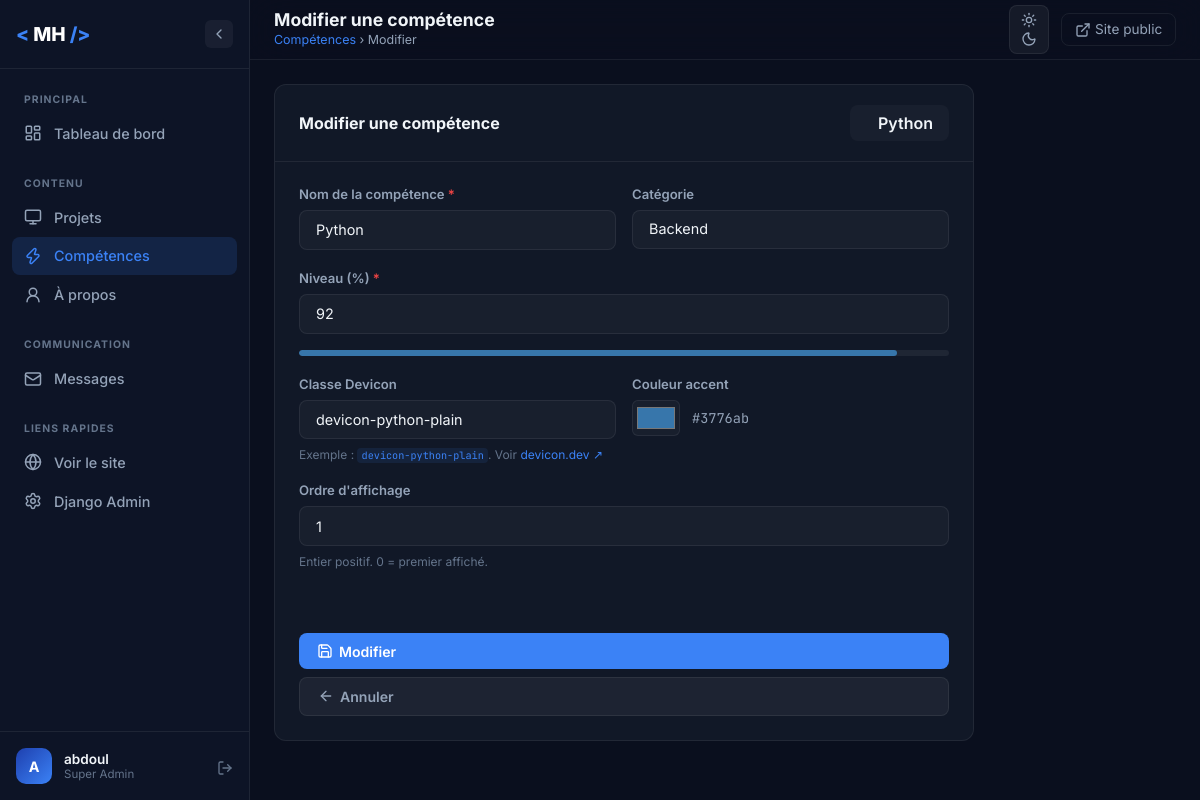
The app's page /dashboard/competences/1/modifier/ (signed in) with its own data.
### portfolio/models.py (models this page shows, shortened)
class Skill(models.Model):
    CATEGORY_CHOICES = [
        ('backend', 'Backend'),
        ('frontend', 'Frontend'),
        ('database', 'Base de données'),
        ('devops', 'DevOps'),
        ('mobile', 'Mobile'),
        ('other', 'Autre'),
    ]
    name = models.CharField(_('Nom'), max_length=50)
    category = models.CharField(
        _('Catégorie'), max_length=20,
        choices=CATEGORY_CHOICES, default='backend'
    )
    proficiency = models.IntegerField(
        _('Niveau (%)'),
        help_text='Valeur entre 0 et 100'
    )
    icon = models.CharField(
        _('Icône (classe CSS/SVG name)'),
        max_length=100,
        blank=True,
        help_text='Ex: devicon-django-plain, devicon-python-plain'
    )
    color = models.CharField(
        _('Couleur accent'),
        max_length=7,
        default='#3b82f6',
        help_text='Code HEX, ex: #3b82f6'
    )
    order = models.PositiveIntegerField(_('Ordre d\'affichage'), default=0)
    class Meta:
        ordering = ['order', 'name']
        verbose_name = _('Compétence')
        verbose_name_plural = _('Compétences')

### dashboard/views.py (the view)
# urls.py: path('competences/<int:pk>/modifier/', views.skill_edit, name='skill_edit'),
@login_required(login_url='dashboard:login')
@user_passes_test(is_staff, login_url='dashboard:login')
def skill_edit(request, pk):
    skill = get_object_or_404(Skill, pk=pk)
    form = DashboardSkillForm(request.POST or None, instance=skill)
    if request.method == 'POST' and form.is_valid():
        form.save()
        messages.success(request, f'✅ Compétence «{skill.name}» mise à jour !')
        return redirect('dashboard:skill_list')
    return render(request, 'dashboard/skills/form.html', {
        'form': form, 'skill': skill, 'action': 'Modifier'
    })

### dashboard/views.py (called while the page is built)
def is_staff(user):
    return user.is_staff or user.is_superuser

### templates/dashboard/skills/form.html (shortened to what this page needs)
{% extends 'dashboard/base.html' %}
{% block nav_skills %}active{% endblock %}
{% block page_title %}{{ action }} une compétence{% endblock %}
{% block breadcrumb %}<a href="{% url 'dashboard:skill_list' %}">Compétences</a> › {{ action }}{% endblock %}
{% block content %}
<div class="dash-page">
  <div class="form-layout form-layout-narrow">
    <form method="post" class="dash-form-simple" novalidate>
      <div class="dash-card">
        <div class="dash-card-header">
          <h2>{{ action }} une compétence</h2>
          <div class="skill-preview" id="skill-preview">
            <span id="preview-name">{{ form.name.value|default:"Nom" }}</span>
          </div>
        </div>
        <div class="dash-card-body">
          <div class="form-row">
            <div class="form-group">
              <label class="form-label">{{ form.name.label }} <span class="required">*</span></label>
              {{ form.name }}
            </div>
            <div class="form-group">
              <label class="form-label">{{ form.category.label }}</label>
              {{ form.category }}
            </div>
          </div>
          <div class="form-group">
            <label class="form-label">{{ form.proficiency.label }} <span class="required">*</span></label>
            {{ form.proficiency }}
            <div class="range-preview">
              <div class="skill-level-bar" style="margin-top:0.5rem;">
                <div class="skill-level-fill" id="proficiency-preview-bar"
                     style="width:{{ form.proficiency.value|default:0 }}%;background:{{ form.color.value|default:'#3b82f6' }};transition:width 0.3s;">
                </div>
              </div>
            </div>
          </div>
          <div class="form-row">
            <div class="form-group">
              <label class="form-label">{{ form.icon.label }}</label>
              {{ form.icon }}
              <span class="form-help">Exemple : <code>devicon-python-plain</code>. Voir <a href="https://devicon.dev" target="_blank" class="link-accent">devicon.dev ↗</a></span>
            </div>
            <div class="form-group">
              <label class="form-label">{{ form.color.label }}</label>
              <div class="color-group">
                {{ form.color }}
                <span class="color-hex-display" id="color-hex">{{ form.color.value|default:'#3b82f6' }}</span>
              </div>
            </div>
          </div>
          <div class="form-group">
            <label class="form-label">{{ form.order.label }}</label>
            {{ form.order }}
            <span class="form-help">Entier positif. 0 = premier affiché.</span>
          </div>
        </div>
        <div class="form-actions" style="padding:1.5rem;">
          <button type="submit" class="btn-dash btn-dash-primary">
            <i data-lucide="save" class="icon-sm"></i> {{ action }}
          </button>
          <a href="{% url 'dashboard:skill_list' %}" class="btn-dash btn-dash-ghost">
            <i data-lucide="arrow-left" class="icon-sm"></i> Annuler
          </a>
        </div>
      </div>
    </form>
  </div>
</div>
{% endblock %}

### templates/dashboard/base.html (shortened to what this page needs)
{% load static %}
<!DOCTYPE html>
<html lang="fr" data-theme="dark">
<head>
  <link rel="stylesheet" href="https://cdn.jsdelivr.net/gh/devicons/devicon@latest/devicon.min.css" />
  <link rel="stylesheet" href="{% static 'dashboard/css/dashboard.css' %}" />
</head>
<body>
  {% if user.is_authenticated %}
  <aside class="sidebar" id="sidebar" role="navigation" aria-label="Navigation admin">
    <div class="sidebar-logo">
      <span class="logo-bracket">&lt;</span>
      <span class="logo-name">MH</span>
      <span class="logo-bracket">/&gt;</span>
      <button class="sidebar-toggle" id="sidebar-toggle" aria-label="Replier le menu">
        <i data-lucide="chevron-left" class="icon-sm"></i>
      </button>
    </div>
    <nav class="sidebar-nav">
      <div class="nav-group">
        <span class="nav-group-label">Principal</span>
        <a href="{% url 'dashboard:home' %}" class="nav-item {% block nav_home %}{% endblock %}">
          <i data-lucide="layout-dashboard" class="nav-icon-svg"></i>
          <span class="nav-label">Tableau de bord</span>
        </a>
      </div>
      <div class="nav-group">
        <span class="nav-group-label">Contenu</span>
        <a href="{% url 'dashboard:project_list' %}" class="nav-item {% block nav_projects %}{% endblock %}">
          <i data-lucide="monitor" class="nav-icon-svg"></i>
          <span class="nav-label">Projets</span>
        </a>
        <a href="{% url 'dashboard:skill_list' %}" class="nav-item {% block nav_skills %}{% endblock %}">
          <i data-lucide="zap" class="nav-icon-svg"></i>
          <span class="nav-label">Compétences</span>
        </a>
        <a href="{% url 'dashboard:about_edit' %}" class="nav-item {% block nav_about %}{% endblock %}">
          <i data-lucide="user-round" class="nav-icon-svg"></i>
          <span class="nav-label">À propos</span>
        </a>
      </div>
      <div class="nav-group">
        <span class="nav-group-label">Communication</span>
        <a href="{% url 'dashboard:message_list' %}" class="nav-item {% block nav_messages %}{% endblock %}">
          <i data-lucide="mail" class="nav-icon-svg"></i>
          <span class="nav-label">Messages</span>
        </a>
      </div>
      <div class="nav-group">
        <span class="nav-group-label">Liens rapides</span>
        <a href="/" target="_blank" class="nav-item">
          <i data-lucide="globe" class="nav-icon-svg"></i>
          <span class="nav-label">Voir le site</span>
        </a>
        <a href="/admin/" target="_blank" class="nav-item">
          <i data-lucide="settings" class="nav-icon-svg"></i>
          <span class="nav-label">Django Admin</span>
        </a>
      </div>
    </nav>
    <div class="sidebar-user">
      <div class="user-avatar">{{ user.username|first|upper }}</div>
      <div class="user-info">
        <span class="user-name">{{ user.username }}</span>
        <span class="user-role">{% if user.is_superuser %}Super Admin{% else %}Staff{% endif %}</span>
      </div>
      <a href="{% url 'dashboard:logout' %}" class="logout-btn" title="Déconnexion">
        <i data-lucide="log-out" class="icon-sm"></i>
      </a>
    </div>
  </aside>
  <div class="dash-body" id="dash-body">
    <header class="dash-topbar">
      <div class="topbar-title">
        <h1>{% block page_title %}Dashboard{% endblock %}</h1>
        <span class="breadcrumb">{% block breadcrumb %}Accueil{% endblock %}</span>
      </div>
      <div class="topbar-actions">
        <button id="theme-toggle-dash" class="theme-btn-dash" aria-label="Basculer le thème" title="Thème">
          <i data-lucide="sun" class="theme-icon-sun icon-sm"></i>
          <i data-lucide="moon" class="theme-icon-moon icon-sm"></i>
        </button>
        <a href="/" target="_blank" class="topbar-link">
          <i data-lucide="external-link" class="icon-sm"></i>
          Site public
        </a>
      </div>
    </header>
    <main class="dash-content">
      {% block content %}{% endblock %}
    </main>
  </div>
  {% else %}
  {% block auth_content %}{% endblock %}
  {% endif %}
</body>
</html>

### records on screen
Skill: name.value "Python", name "Python", category "Backend", proficiency "92", icon "devicon-python-plain", color "#3776ab", color.value "#3776ab", order "1"

### other values on screen
{{ user.username|first|upper }} "A"
{{ user.username }} "abdoul"
{{ action }} "Modifier"
